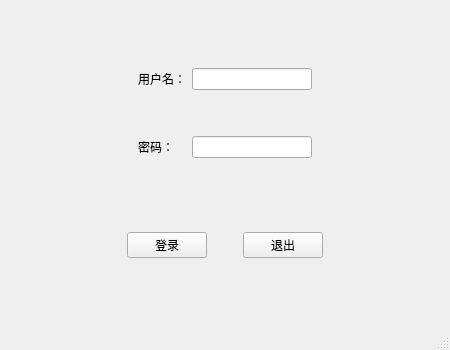
<?xml version="1.0" encoding="UTF-8"?>
<ui version="4.0">
 <class>MainWindow</class>
 <widget class="QMainWindow" name="MainWindow">
  <property name="geometry">
   <rect>
    <x>0</x>
    <y>0</y>
    <width>450</width>
    <height>350</height>
   </rect>
  </property>
  <property name="minimumSize">
   <size>
    <width>450</width>
    <height>350</height>
   </size>
  </property>
  <property name="maximumSize">
   <size>
    <width>450</width>
    <height>350</height>
   </size>
  </property>
  <property name="windowTitle">
   <string>登录窗口</string>
  </property>
  <widget class="QWidget" name="centralwidget">
   <layout class="QVBoxLayout" name="verticalLayout">
    <item>
     <widget class="QWidget" name="widget_4" native="true">
      <property name="sizePolicy">
       <sizepolicy hsizetype="Preferred" vsizetype="Fixed">
        <horstretch>0</horstretch>
        <verstretch>0</verstretch>
       </sizepolicy>
      </property>
      <layout class="QGridLayout" name="gridLayout">
       <item row="0" column="0">
        <spacer name="horizontalSpacer_4">
         <property name="orientation">
          <enum>Qt::Horizontal</enum>
         </property>
         <property name="sizeHint" stdset="0">
          <size>
           <width>40</width>
           <height>20</height>
          </size>
         </property>
        </spacer>
       </item>
       <item row="0" column="3">
        <spacer name="horizontalSpacer_5">
         <property name="orientation">
          <enum>Qt::Horizontal</enum>
         </property>
         <property name="sizeHint" stdset="0">
          <size>
           <width>40</width>
           <height>20</height>
          </size>
         </property>
        </spacer>
       </item>
       <item row="2" column="1">
        <widget class="QLabel" name="label_2">
         <property name="text">
          <string>密码：</string>
         </property>
        </widget>
       </item>
       <item row="0" column="2">
        <widget class="QLineEdit" name="lineEdit"/>
       </item>
       <item row="2" column="2">
        <widget class="QLineEdit" name="lineEdit_2">
         <property name="echoMode">
          <enum>QLineEdit::Password</enum>
         </property>
        </widget>
       </item>
       <item row="0" column="1">
        <widget class="QLabel" name="label">
         <property name="text">
          <string>用户名：</string>
         </property>
        </widget>
       </item>
       <item row="1" column="2">
        <spacer name="verticalSpacer">
         <property name="orientation">
          <enum>Qt::Vertical</enum>
         </property>
         <property name="sizeHint" stdset="0">
          <size>
           <width>20</width>
           <height>40</height>
          </size>
         </property>
        </spacer>
       </item>
      </layout>
     </widget>
    </item>
    <item>
     <widget class="QWidget" name="widget_3" native="true">
      <property name="sizePolicy">
       <sizepolicy hsizetype="Preferred" vsizetype="Fixed">
        <horstretch>0</horstretch>
        <verstretch>0</verstretch>
       </sizepolicy>
      </property>
      <layout class="QHBoxLayout" name="horizontalLayout_4">
       <item>
        <spacer name="horizontalSpacer">
         <property name="orientation">
          <enum>Qt::Horizontal</enum>
         </property>
         <property name="sizeHint" stdset="0">
          <size>
           <width>40</width>
           <height>20</height>
          </size>
         </property>
        </spacer>
       </item>
       <item>
        <widget class="QPushButton" name="pushButton">
         <property name="text">
          <string>登录</string>
         </property>
        </widget>
       </item>
       <item>
        <spacer name="horizontalSpacer_3">
         <property name="orientation">
          <enum>Qt::Horizontal</enum>
         </property>
         <property name="sizeType">
          <enum>QSizePolicy::Fixed</enum>
         </property>
         <property name="sizeHint" stdset="0">
          <size>
           <width>30</width>
           <height>20</height>
          </size>
         </property>
        </spacer>
       </item>
       <item>
        <widget class="QPushButton" name="pushButton_2">
         <property name="text">
          <string>退出</string>
         </property>
        </widget>
       </item>
       <item>
        <spacer name="horizontalSpacer_2">
         <property name="orientation">
          <enum>Qt::Horizontal</enum>
         </property>
         <property name="sizeHint" stdset="0">
          <size>
           <width>40</width>
           <height>20</height>
          </size>
         </property>
        </spacer>
       </item>
      </layout>
     </widget>
    </item>
   </layout>
  </widget>
  <widget class="QStatusBar" name="statusbar"/>
 </widget>
 <resources/>
 <connections/>
</ui>
